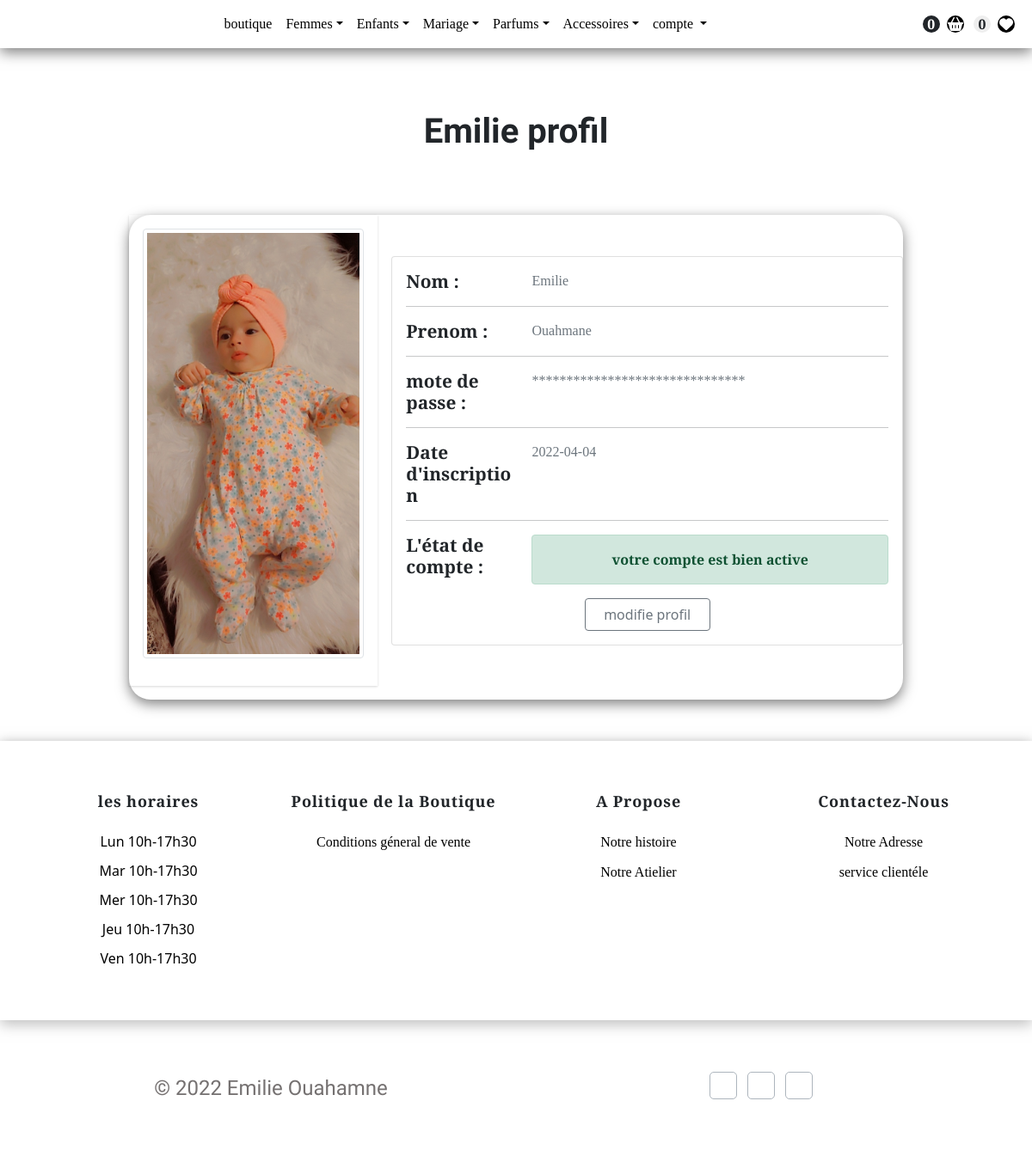
/profile.php (signed in), run on the app's committed database.
### tables this page shows
CREATE TABLE `categories` (
  `ID` int(11) NOT NULL,
  `Nom` varchar(250) NOT NULL,
  `Classement` int(11) NOT NULL,
  `pere` int(11) NOT NULL DEFAULT 0
);

CREATE TABLE `utilisateurs` (
  `Id_utilisateur` int(11) NOT NULL,
  `Nom` varchar(255) NOT NULL,
  `Prenom` varchar(255) NOT NULL,
  `Avatar` varchar(255) NOT NULL,
  `Email` varchar(255) NOT NULL,
  `Mdp` varchar(255) NOT NULL,
  `GroupID` int(11) NOT NULL DEFAULT 0,
  `Statut` int(11) NOT NULL DEFAULT 0,
  `Date` date NOT NULL
);

### init.php (called while the page is built, shortened)
<?php
include'contact_db.php';
 $tbl='includes/templates/';
 $css='layout/css/';
 $func ='includes/functions/';
 include $func .'function.php';
 include $tbl . 'header.inc.php';
 include $tbl . 'nav.inc.php';
?>

### includes/functions/function.php (called while the page is built, shortened)
<?php
function GetCategories(){
    global $con;
    $getELm = $con->prepare("SELECT * FROM categories WHERE pere = 0 ORDER BY Classement ASC");
    $getELm->execute();
    $rows = $getELm->fetchAll();
    return $rows;
}
?>

### profile.php (the view, shortened to what this page needs)
<?php
include 'init.php';
if (isset($_SESSION['utilisateur'])) {
  $profile = $con->prepare("SELECT * FROM utilisateurs WHERE Email=?");
  $profile->execute(array($_SESSION['utilisateur']));
  $info = $profile->fetch();
?>
  <div class="mt-5">
    <h2 class="avis-titre avis-titre-font_profil  w-25"><?php echo $info["Nom"] . ' profil' ?></h2>
    <div class="main-body w-75 mx-auto shawdow mt-5">
      <div class="row gutters-sm">
        <div class="col-md-4 mb-3">
          <div class="card_afichier">
            <div class="card-body">
              <div class="d-flex flex-column align-items-center text-center">
                <?php if (empty($info['Avatar'])) { ?>
                  <img src="Admin/uploads/avatars/profil.jpg"class="rounded-circle" width="300" />
               <?php } else {
                echo " <img src='Admin/uploads/avatars/" . $info['Avatar'] . "' alt='img' class=' img-thumbnail img-fluid' />";
                } ?>
              </div>
            </div>
          </div>
        </div>
        <div class="col-md-8 mt-5 ">
          <div class="card mb-3">
            <div class="card-body">
              <div class="row">
                <div class="col-sm-3">
                  <h6 class="mb-0 prix-titre"> Nom  : </h6>
                </div>
                <div class="col-sm-9 text-secondary prix-fiche">
                  <?php echo  $info["Nom"] ?>
                </div>
              </div>
              <hr>
              <div class="row">
                <div class="col-sm-3">
                  <h6 class="mb-0 prix-titre">Prenom : </h6>
                </div>
                <div class="col-sm-9 text-secondary prix-fiche">
                  <?php echo $info["Prenom"] ?>
                </div>
              </div>
              <hr>
              <div class="row">
                <div class="col-sm-3">
                  <h6 class="mb-0 prix-titre">mote de passe : </h6>
                </div>
                <div class="col-sm-9 text-secondary prix-fiche">
                  *******************************
                </div>
              </div>
              <hr>
              <div class="row">
                <div class="col-sm-3">
                  <h6 class="mb-0 prix-titre">Date d'inscription </h6>
                </div>
                <div class="col-sm-9 text-secondary prix-fiche">
                  <?php echo $info['Date'] ?>
                </div>
              </div>
              <hr>
              <div class="row">
                <div class="col-sm-3">
                  <h6 class="mb-0 prix-titre">L'état de compte :</h6>
                </div>
                <div class="col-sm-9 text-secondary prix-fiche">
                  <?php if ($info['Statut'] == 1) {
                    echo '<div class="alert alert-success text-center fw-bold " role="alert">votre compte est bien active</div>';
                  } else {
                    echo '<div class="alert alert-danger text-center fw-bold " role="alert">Votre compte n\'a pas encore été activé</div>';
                  } ?>
                </div>
                <a class=" btn btn-outline-secondary w-25 mx-auto btn-profil" href="edite_profil.php?Emilie=Edite&UtilID=<?php echo $info['Id_utilisateur']  ?>"> modifie profil</a>
              </div>
            </div>
          </div>
        </div>
      </div>
    </div>
  <?php } else {
  header('location: connecter.php');
}
include  $tbl . 'footer.inc.php';
  ?>

### includes/templates/header.inc.php (shortened to what this page needs)
<!DOCTYPE html>
<html lang="en">
<head>
    <link rel="stylesheet" href="<?php echo $css ?>bootstrap.min.css" />
    <link rel="stylesheet" href="<?php echo $css ?>all.min.css" />
    <link rel="stylesheet" href="https://cdnjs.cloudflare.com/ajax/libs/MaterialDesign-Webfont/5.3.45/css/materialdesignicons.css" />
    <link rel="stylesheet" href="https://cdn.jsdelivr.net/npm/bootstrap-icons@1.8.1/font/bootstrap-icons.css">
    <link rel="stylesheet" href="https://cdnjs.cloudflare.com/ajax/libs/font-awesome/6.1.0/css/all.min.css" />
    <link rel="stylesheet" href="<?php echo $css; ?>jquery-ui.css" />
    <link rel="stylesheet" href="<?php echo $css; ?>jquery.selectBoxIt.css" />
    <link rel="stylesheet" href="<?php echo $css; ?>front_end.css" />
</head>
<body>

### includes/templates/nav.inc.php (shortened to what this page needs)
<nav class="navbar navbar-expand-md navbar-dark bg-dark" aria-label="Fourth navbar example">
    <div class="container-fluid">
      <div class="collapse navbar-collapse " id="Emilie">
                <ul class="navbar-nav mx-auto mb-2 mb-md-0">
                    <li class="nav-item">
                        <a class="nav-link active" aria-current="page" href="index.php">boutique</a>
                    </li>
                    <?php
                    $categories = GetCategories();
                    foreach ($categories as $cat) { ?>
                        <li class="nav-item dropdown">
                            <a class="" href="#">
                                <a class="nav-link dropdown-toggle"  role="button" data-bs-toggle="dropdown" aria-expanded="false" href="<?php echo 'categories.php?pageid=' . $cat['ID'] . '&pagenom=' . str_replace('', '-', $cat['Nom']) . '">' . $cat['Nom'] . '</a> ' ?>
                    </li>
                             <?php } ?>
                    <li class=" nav-item dropdown float-end ">
                            <a class=" nav-link dropdown-toggle" href="profile.php" id="navbarDropdown" role="button" data-bs-toggle="dropdown" aria-expanded="false">compte </a>
                        </li>
                </ul>
                <div class="d-flex nav_icon justify-content-center">
                    <?php
                    if (isset($_SESSION['panier'])) {
                        $count = count($_SESSION['panier']); ?>
                        <span class="text-white fw-bold bg-dark" id="count_panier"> <?php echo $count; ?> </span>
                    <?php } else { ?>
                        <span class="text-white fw-bold bg-dark" id="count_panier"> <?php echo 0; ?> </span>
                    <?php } ?>
                    <a href="panier.php" class="me-2"> <i class="fas fa-shopping-basket"></i></a>
                   <?php if (isset($_SESSION['favoir'])) {
                        $count = count($_SESSION['favoir']); ?>
                        <span class="text-dark fw-bold  btn-favoir" id="count_panier"> <?php echo $count; ?> </span>
                    <?php } else { ?>
                        <span class="text-dark fw-bold  btn-favoi" id="count_panier"> <?php echo 0; ?> </span>
                    <?php } ?>
                    <a href="Favorie.php" class="me-2"><i class="fas fa-heart"></i></a>
                </div>
            </div>
    </div>
  </nav>

### includes/templates/footer.inc.php (shortened to what this page needs)
<footer class="footer bg-footer footer-sahdow w-100 mt-5">
    <div class="container">
        <div class="row text-center">
        <div class="col-lg-3 col-md-3 col-12 mt-4 mt-sm-0 pt-2 pt-sm-0">
                <h4 class="text-dark footer-head">les horaires</h4>
                <ul class="list-unstyled footer-list mt-4">
                <li><span  class="text-foot"><i class="mdi mdi-chevron-right mr-1"></i>Lun 10h-17h30</span></li>
                <li><span  class="text-foot"><i class="mdi mdi-chevron-right mr-1"></i>Mar 10h-17h30</span></li>
                <li><span  class="text-foot"><i class="mdi mdi-chevron-right mr-1"></i>Mer 10h-17h30</span></li>
                <li><span  class="text-foot"><i class="mdi mdi-chevron-right mr-1"></i>Jeu 10h-17h30</span></li>
                <li><span  class="text-foot"><i class="mdi mdi-chevron-right mr-1"></i>Ven 10h-17h30</span></li>
                </ul>
            </div>
        <div class="col-lg-3 col-md-3 col-12 mt-4 mt-sm-0 pt-2 pt-sm-0">
                <h4 class="text-dark footer-head">Politique de la Boutique</h4>
                <ul class="list-unstyled footer-list mt-4">
                <li><a href="conditions.php" class="text-foot"><i class="mdi mdi-chevron-right mr-1"></i> Conditions géneral de vente</a></li>
                </ul>
            </div>
            <div class="col-lg-3 col-md-3 col-12 mt-3 mt-sm-0 pt-2 pt-sm-0">
                <h4 class="text-dark footer-head">A Propose</h4>
                <ul class="list-unstyled footer-list mt-4">
                <li><a href="nottre_histoire.php" class="text-foot"><i class="mdi mdi-chevron-right mr-1"></i> Notre histoire</a></li>
                    <li><a href="notre-atelier.php" class="text-foot"><i class="mdi mdi-chevron-right mr-1"></i> Notre Atielier</a></li>
                </ul>
            </div>
            <div class="col-lg-3 col-md-3 col-12 mt-4 mt-sm-0 pt-2 pt-sm-0">
                <h4 class="text-dark footer-head">Contactez-Nous</h4>
                <ul class="list-unstyled footer-list mt-4">
                    <li><a href="adresse.php" class="text-foot"><i class="mdi mdi-chevron-right mr-1"></i>Notre Adresse</a></li>
                    <li><a href="contactez-nous.php" class="text-foot"><i class="mdi mdi-chevron-right mr-1"></i>service clientéle</a></li>
                </ul>
            </div>
        </div>
    </div>
</footer>
<footer class="footer bg-footer  ">
    <div class="container text-center">
        <div class="row align-items-center">
            <div class="col-sm-6">
                <div class="text-sm-left">
                    <p class="mb-0 text-footer">&copy; 2022 Emilie Ouahamne </p>
                </div>
            </div>
            <div class="col-sm-6 mt-4 mt-sm-0 pt-2 pt-sm-0">
                <ul class="list-unstyled text-sm-right social-icon social mb-0">
                    <li class="list-inline-item"><a href="https://www.facebook.com/people/Emilie-Ouahmane/100079913336677/" class="rounded"><i class="mdi mdi-facebook" title="Facebook"></i></a></li>
                    <li class="list-inline-item"><a href="https://www.instagram.com/invites/contact/?i=fxhu0sre6kcq&utm_content=o9jzv6p" class="rounded"><i class="mdi mdi-instagram" title="Instagram"></i></a></li>
                    <li class="list-inline-item"><a href="#" class="rounded"><i class="mdi mdi-twitter" title="Twitter"></i></a></li>
                </ul>
            </div>
        </div>
    </div>
</footer>
</body>

### Layout/css/front_end.css (style rules this page uses)
* { margin: 0; padding: 0; box-sizing: border-box; scroll-behavior: smooth; }
.navbar { background-color: #ffffff !important; font-weight: bold; display: flex; justify-content: space-between; font-family: 'Cinzel Decorative', cursive; box-shadow: 0 5px 15px rgba(0, 0, 0, 0.5); }
.navbar .nav-item a { color: #000 !important; justify-content: space-between; font-weight: 400; }
.nav_icon { display: flex; justify-content: space-evenly; align-items: center; padding-left: 15px; }
.nav_icon a { font-size: 1em; transition: 0.7s ease; height: 1.25em; width: 1.25em; line-height: 1.25em; text-align: center; color: #FFF; border-radius: 50%; margin-left: 0.5em; background: rgb(0, 0, 0); }
#count_panier { font-size: 1em; transition: 0.7s ease; height: 1.25em; width: 1.25em; line-height: 1.25em; text-align: center; color: black; border-radius: 50%; margin-left: 0.2em; background: #eee; }
.prix-fiche { font-weight:inherit; font-family: 'Josefin Slab', serif; font-size: 1em; }
.prix-titre,.avis-titre { font-weight:bold; font-family: 'Josefin Slab', serif; font-size: 1.3em; }
.avis-titre { font-size: 1.5em; text-align: center; font-family: 'Cinzel Decorative', cursive; box-shadow: 0 0 0 0 #d3d6a7; animation: pulse 1.3s infinite; width: 350px; padding: 25px; margin: auto; text-align: center; border-radius: 15px; }
.avis-titre-font_profil { font-family: 'Mea Culpa', cursive; font-size: 2.5em; }
.card_afichier { box-shadow: 0 1px 3px 0 rgba(0, 0, 0, .1), 0 1px 2px 0 rgba(0, 0, 0, .06); }
.gutters-sm { margin-right: -8px; margin-left: -8px; }
.gutters-sm>.col, .gutters-sm>[class*=col-] { padding-right: 8px; padding-left: 8px; }
.shawdow { box-shadow: 0 5px 15px rgba(0, 0, 0, 0.5); border-radius: 25px; }
.footer-sahdow { box-shadow: 0 5px 15px rgba(0, 0, 0, 0.5); }
.bg-footer { background-color: rgba(255, 255, 255, 0.5) !important; color: #000 !important; }
.btn-profil { box-shadow: 0 0 0 0 #000; animation: pulse 1.3s infinite; }
.footer { padding: 60px 0; position: relative; color: #000; color: #FFF !important; }
.footer .footer-head { font-size: 18px; letter-spacing: 0.8px; font-weight: 600; font-family: 'Cinzel Decorative', cursive; }
.footer .text-foot { color: rgb(0, 0, 0); }
.footer .footer-list { margin-bottom: 0; }
.footer .footer-list li { margin-bottom: 10px; }
.footer .footer-list li a { -webkit-transition: all 0.5s ease; transition: all 0.5s ease; font-family: 'Cinzel Decorative', cursive; text-decoration: none; }
.footer .footer-list li:last-child { margin-bottom: 0; }
.text-footer { color: rgb(117, 113, 113); font-size: 1.5em; font-family: 'Mea Culpa', cursive; }
.social-icon.social li a { color: #000000; border-color: #adb5bd; }
.social-icon li a { color: #000000; border: 1px solid #35404e; display: inline-block; height: 32px; text-align: center; font-size: 15px; width: 32px; line-height: 30px; -webkit-transition: all 0.4s ease; transition: all 0.4s ease; overflow: hidden; position: relative; transition: 0.7s ease; box-shadow: 0 0 0 0 #000; animation: pulse 1.3s infinite; }
.rounded { border-radius: 5px !important; }

### data on the page
categories: Nom "Femmes"
categories: Nom "Enfants"
categories: Nom "Mariage"
categories: Nom "Parfums"
categories: Nom "Accessoires"
utilisateurs: Nom "Emilie", Avatar (picture), Prenom "Ouahmane", Date "2022-04-04"
